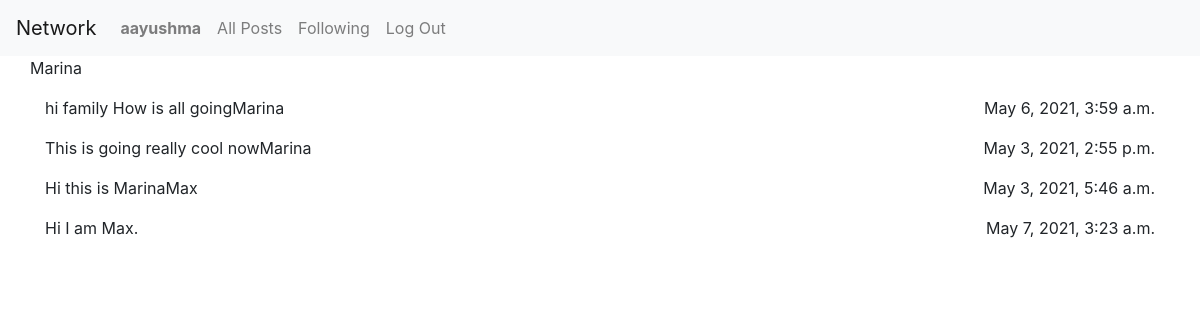
Page /following (signed in) on the committed database.
### network/models.py (models this page shows, shortened)
class User(AbstractUser):
    pass

class Tweet(models.Model):
    user = models.ForeignKey("User", on_delete=models.CASCADE, related_name="tweets")
    body = models.TextField(blank=True)
    timestamp = models.DateTimeField(auto_now_add=True)
    love = models.ManyToManyField(User,related_name="love")

### network/views.py (the view)
# urls.py: path("following", views.following, name="following"),
@login_required
def following(request):
    if not request.user.is_authenticated:
        return HttpResponseRedirect(reverse("login"))
    user = User.objects.get(id=request.user.id)
    followed_users = [followRelation.user for followRelation in user.following.all()]
    tweets=[]
    for user_f in followed_users:
        User_f=User.objects.get(username=user_f)
        tweets.append(User_f.tweets.order_by("-timestamp").all())
    return render(request, "network/following.html", {
        "tweets":tweets,
        "followed_users": followed_users
    })

### network/templates/network/following.html (shortened to what this page needs)
{% extends "network/layout.html" %}
{% load static %}
{% block body %}
{% for tweet in tweets %}
<div class="container">
  {% for i in tweet %}
  <div class="row">
  <p><span >{{i.user}}</span></p>
  </div>
  <div class="">
    <span class="float-left">{{i.body}}</span>
    <span class="float-right">{{i.timestamp}}</span>
  </div>
  {%endfor%}
</div>
{%endfor%}
{% endblock %}

### network/templates/network/layout.html (shortened to what this page needs)
{% load static %}
<!DOCTYPE html>
<html lang="en">
    <head>
        <link rel="stylesheet" href="https://stackpath.bootstrapcdn.com/bootstrap/4.4.1/css/bootstrap.min.css">
        <link href="{% static 'network/styles.css' %}" rel="stylesheet">
    </head>
    <body>
        <nav class="navbar navbar-expand-lg navbar-light bg-light">
            <a class="navbar-brand" href="#">Network</a>
            <div>
              <ul class="navbar-nav mr-auto">
                {% if user.is_authenticated %}
                    <li class="nav-item">
                        <a class="nav-link" href="{%url 'profile' user.username%}"><strong>{{ user.username }}</strong></a>
                    </li>
                {% endif %}
                <li class="nav-item">
                  <a class="nav-link" href="{% url 'index' %}">All Posts</a>
                </li>
                {% if user.is_authenticated %}
                    <li class="nav-item">
                        <a class="nav-link" href="{%url 'following' %}">Following</a>
                    </li>
                    <li class="nav-item">
                        <a class="nav-link" href="{% url 'logout' %}">Log Out</a>
                    </li>
                {% endif %}
              </ul>
            </div>
          </nav>
        <div class="body">
            {% block body %}
            {% endblock %}
        </div>
    </body>
</html>

### rows in the picture
User: username "aayushma"
Tweet: user "Marina", body "hi family How is all going", timestamp "May 6, 2021, 3:59 a.m."
Tweet: user "Marina", body "This is going really cool now", timestamp "May 3, 2021, 2:55 p.m."
Tweet: user "Marina", body "Hi this is Marina", timestamp "May 3, 2021, 5:46 a.m."
Tweet: user "Max", body "Hi I am Max.", timestamp "May 7, 2021, 3:23 a.m."
